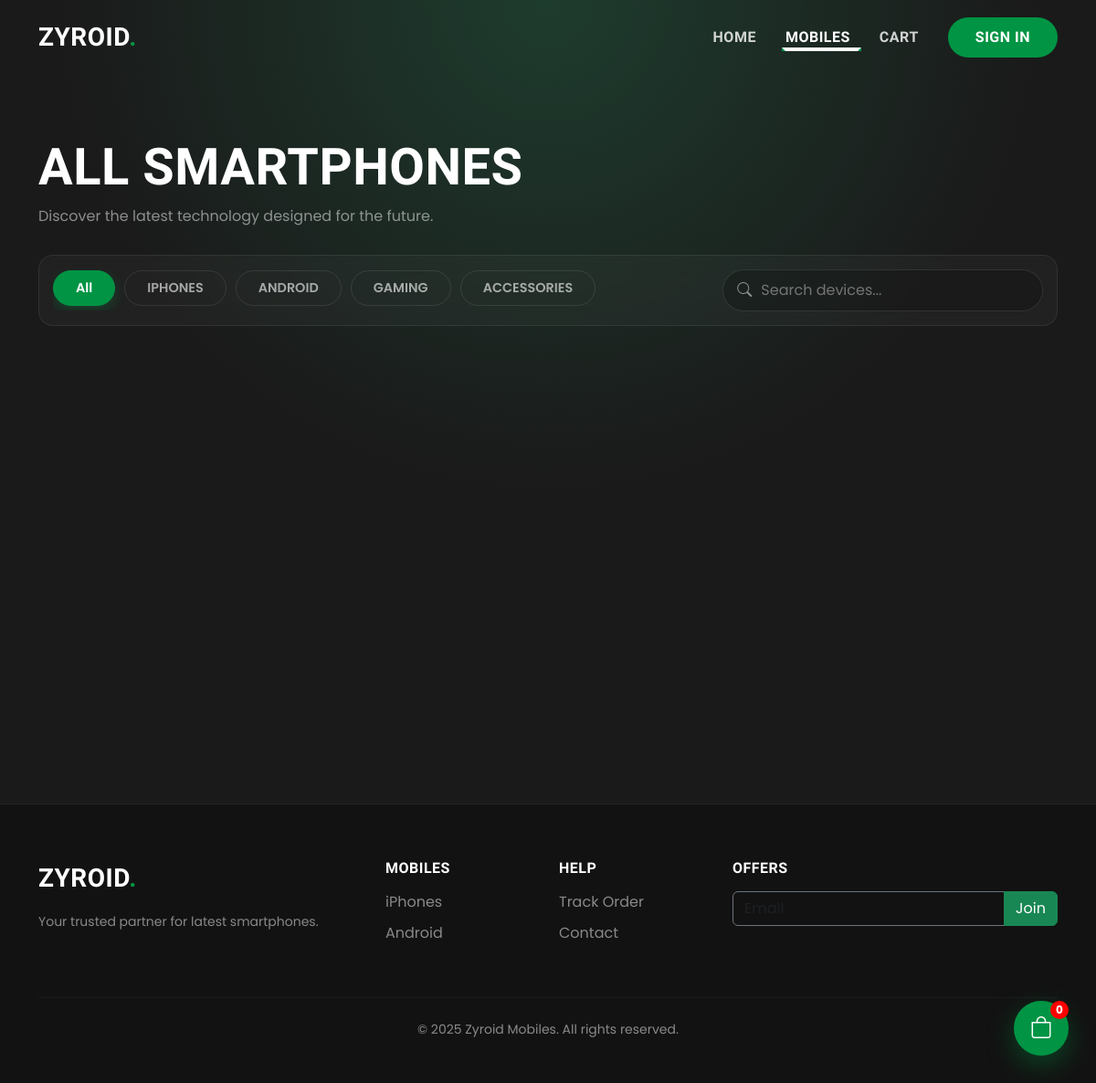
Screenshot of /user/category.php with the database file from the repository.
### tables this page shows
CREATE TABLE `tb_categories` (
  `cat_id` int(11) NOT NULL,
  `cat_name` varchar(100) NOT NULL
);

### user/category.php (the view, shortened to what this page needs)
<?php
include('../db_config.php');
$pro = "SELECT * FROM tb_products WHERE en_des_pro = 1 ORDER BY id DESC";
$res2 = mysqli_query($con, $pro);
$cat_qr = "SELECT * FROM tb_categories";
$cat_res = mysqli_query($con, $cat_qr);
$cart_count = 0;
?>
<!DOCTYPE html>
<html lang="en">
<head>
    <link href="https://cdn.jsdelivr.net/npm/bootstrap@5.3.3/dist/css/bootstrap.min.css" rel="stylesheet">
    <link rel="stylesheet" href="https://cdn.jsdelivr.net/npm/bootstrap-icons@1.11.3/font/bootstrap-icons.min.css">
</head>
<body>
    <nav class="navbar navbar-expand-lg navbar-custom">
        <div class="container">
            <a class="navbar-brand text-white fw-bold fs-3" href="../index.php">
                Zyroid<span style="color: var(--primary)">.</span>
            </a>
            <div class="collapse navbar-collapse" id="nav">
                <ul class="navbar-nav ms-auto gap-3 align-items-center">
                    <li class="nav-item"><a class="nav-link" href="../index.php">Home</a></li>
                    <li class="nav-item dropdown">
                        <a class="nav-link dropdown-toggle active" href="#" data-bs-toggle="dropdown">Mobiles</a>
                    </li>
                    <li class="nav-item"><a class="nav-link" href="cart.php">Cart</a></li>
                    <?php if (isset($_SESSION['user'])) { ?>
                        <li class="nav-item dropdown">
                            <a href="#" class="nav-link d-flex align-items-center gap-2 dropdown-toggle"
                                data-bs-toggle="dropdown">
                                <div class="bg-success rounded-circle d-flex align-items-center justify-content-center text-white fw-bold"
                                    style="width: 35px; height: 35px;">
                                    <?php echo strtoupper(substr($_SESSION['user'], 0, 1)); ?>
                                </div>
                                <span><?php echo $_SESSION['user']; ?></span>
                            </a>
                            <ul class="dropdown-menu dropdown-menu-end">
                                <li><a class="dropdown-item" href="user_profile.php">Profile</a></li>
                                <li><hr class="dropdown-divider bg-secondary"></li>
                                <li>
                                    <form method="post">
                                        <button type="submit" name="logout" class="dropdown-item text-danger">Logout</button>
                                    </form>
                                </li>
                            </ul>
                        </li>
                    <?php } else { ?>
                        <li class="nav-item">
                            <a href="login.php" class="btn-theme ms-2">Sign In</a>
                        </li>
                    <?php } ?>
                </ul>
            </div>
        </div>
    </nav>
    <section class="container page-header">
        <div class="row align-items-end">
            <div class="col-lg-6 mb-4 mb-lg-0">
                <h1 class="display-4 fw-bold text-white mb-2" id="pageTitle" style="opacity: 0; transform: translateY(-20px); transition: 0.5s;">
                    All Smartphones
                </h1>
                <p class="text-white-50 m-0" id="pageSubtitle" style="opacity: 0; transition: 0.5s; transition-delay: 0.1s;">
                    Discover the latest technology designed for the future.
                </p>
            </div>
        </div>
        <div class="toolbar-wrapper">
            <div class="row g-3 align-items-center">
                <div class="col-md-4 order-md-2">
                    <div class="search-input-group d-flex align-items-center">
                        <i class="bi bi-search text-white-50"></i>
                        <input type="text" id="searchInput" class="search-input" placeholder="Search devices...">
                    </div>
                </div>
                <div class="col-md-8 order-md-1">
                    <div class="filter-scroll" id="filterContainer">
                        <button class="filter-btn active" data-filter="all">All</button>
                        <?php
                        mysqli_data_seek($cat_res, 0);
                        while ($row_cat = mysqli_fetch_assoc($cat_res)) {
                            $catName = htmlspecialchars($row_cat['cat_name']);
                            echo '<button class="filter-btn" data-filter="' . strtolower($catName) . '">' . $catName . '</button>';
                        }
                        ?>
                    </div>
                </div>
            </div>
        </div>
    </section>
    <section class="container pb-5">
        <div class="row g-4" id="productGrid">
            <?php
            if (mysqli_num_rows($res2) > 0) {
                while ($data = mysqli_fetch_assoc($res2)) {
                    $brandClass = strtolower($data['category']);
                    ?>
                    <div class="col-md-6 col-lg-3 product-item" data-brand="<?php echo $brandClass; ?>">
                    </div>
                    <?php
                }
            } else {
                echo "<div class='col-12 text-center text-white-50'>No products found.</div>";
            }
            ?>
        </div>
    </section>
    <footer>
        <div class="container pb-5">
            <div class="row g-4">
                <div class="col-lg-4">
                    <a class="navbar-brand text-white fw-bold fs-3 mb-3 d-block" href="../index.php">Zyroid<span
                            style="color: var(--primary)">.</span></a>
                    <p class="text-white-50 small">Your trusted partner for latest smartphones.</p>
                </div>
                <div class="col-6 col-lg-2">
                    <h6 class="fw-bold text-white mb-3">Mobiles</h6>
                    <a href="category.php?cat=iphones" class="footer-link">iPhones</a>
                    <a href="category.php?cat=android" class="footer-link">Android</a>
                </div>
                <div class="col-6 col-lg-2">
                    <h6 class="fw-bold text-white mb-3">Help</h6>
                    <a href="my-orders.php" class="footer-link">Track Order</a>
                    <a href="#" class="footer-link">Contact</a>
                </div>
                <div class="col-lg-4">
                    <h6 class="fw-bold text-white mb-3">Offers</h6>
                    <div class="input-group">
                        <input type="email" class="form-control bg-transparent border-secondary text-white"
                            placeholder="Email">
                        <button class="btn btn-success">Join</button>
                    </div>
                </div>
            </div>
            <div class="text-center mt-5 pt-4 border-top border-secondary border-opacity-10 text-white-50 small">&copy;
                2025 Zyroid Mobiles. All rights reserved.</div>
        </div>
    </footer>
    <a href="cart.php" class="floating-cart">
        <i class="bi bi-bag"></i>
        <span class="cart-count" id="cartBadge"><?php echo $cart_count; ?></span>
    </a>
</body>
</html>

### user/category.php (style rules this page uses)
:root { --primary: #009444; --bg-dark: #1a1a1a; --text-main: #ffffff; --glass: rgba(255, 255, 255, 0.03); --glass-border: rgba(255, 255, 255, 0.08); --transition: all 0.3s ease-in-out; --font-head: 'Rajdhani', sans-serif; --font-body: 'Poppins', sans-serif; }
body { background: var(--bg-dark); background-image: radial-gradient(circle at 50% 0%, #1e3c2e 0%, #1a1a1a 40%); font-family: var(--font-body); color: var(--text-main); overflow-x: hidden; min-height: 100vh; display: flex; flex-direction: column; }
h1, h2, h3, h4, h5, h6, .navbar-brand, .btn-theme, .nav-link, .dropdown-item, .price-tag { font-family: var(--font-head); text-transform: uppercase; letter-spacing: 0.5px; }
.navbar-custom { padding: 15px 0; background: transparent; position: absolute; width: 100%; z-index: 1000; transition: 0.4s; }
.nav-link { color: rgba(255, 255, 255, 0.8) !important; font-weight: 600; position: relative; }
.nav-link:hover, .nav-link.active { color: #fff !important; }
.nav-link::after { content: ''; position: absolute; bottom: 5px; left: 0; width: 0%; height: 2px; background: var(--primary); transition: width 0.3s ease-in-out; }
.nav-link:hover::after, .nav-link.active::after { width: 100%; }
.btn-theme { background: var(--primary); color: #fff; border: none; padding: 10px 30px; border-radius: 50px; font-weight: 700; text-decoration: none; display: inline-block; transition: all 0.3s ease; }
.page-header { padding-top: 150px; padding-bottom: 40px; position: relative; }
.toolbar-wrapper { background: rgba(255, 255, 255, 0.03); border: 1px solid var(--glass-border); border-radius: 16px; padding: 15px; backdrop-filter: blur(10px); margin-top: 30px; }
.filter-scroll { display: flex; gap: 10px; overflow-x: auto; padding-bottom: 5px; scrollbar-width: none; }
.filter-btn { background: transparent; border: 1px solid rgba(255, 255, 255, 0.1); color: rgba(255, 255, 255, 0.6); padding: 8px 24px; border-radius: 50px; transition: all 0.3s ease; white-space: nowrap; font-size: 0.9rem; font-weight: 600; }
.filter-btn:hover, .filter-btn.active { background: var(--primary); border-color: var(--primary); color: white; box-shadow: 0 5px 15px rgba(0, 148, 68, 0.3); }
.search-input-group { background: rgba(0, 0, 0, 0.2); border: 1px solid rgba(255, 255, 255, 0.1); border-radius: 50px; padding: 5px 15px; transition: 0.3s; }
.search-input { background: transparent; border: none; color: white; padding: 5px 10px; outline: none; width: 100%; }
.floating-cart { position: fixed; bottom: 30px; right: 30px; width: 60px; height: 60px; background: var(--primary); border-radius: 50%; display: flex; align-items: center; justify-content: center; font-size: 1.5rem; color: #fff; box-shadow: 0 10px 30px rgba(0, 148, 68, 0.4); z-index: 1000; transition: transform 0.3s; text-decoration: none; }
.cart-count { position: absolute; top: 0; right: 0; background: red; font-size: 12px; width: 20px; height: 20px; border-radius: 50%; display: flex; align-items: center; justify-content: center; font-family: var(--font-body); font-weight: bold; }
footer { border-top: 1px solid var(--glass-border); padding-top: 60px; margin-top: auto; background: rgba(0, 0, 0, 0.3); }
.footer-link { color: rgba(255, 255, 255, 0.5); text-decoration: none; display: block; margin-bottom: 10px; transition: 0.2s; font-family: var(--font-body); }

### rows the page displays
tb_categories: cat_name "IPHONES"
tb_categories: cat_name "ANDROID"
tb_categories: cat_name "GAMING"
tb_categories: cat_name "ACCESSORIES"

### other values shown
$cart_count "0"
